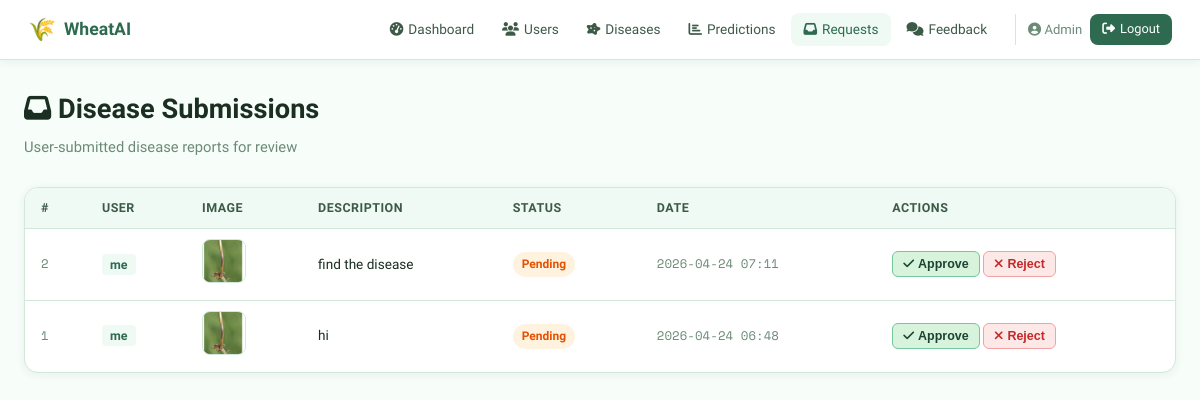
Screenshot of /admin/requests (signed in) with the database file from the repository.
### tables this page shows
CREATE TABLE disease_requests (
        id INTEGER PRIMARY KEY AUTOINCREMENT,
        user_id INTEGER, image_path TEXT, description TEXT,
        status TEXT DEFAULT 'pending',
        created TEXT DEFAULT (datetime('now')),
        FOREIGN KEY(user_id) REFERENCES users(id)
    );

CREATE TABLE users (
        id INTEGER PRIMARY KEY AUTOINCREMENT,
        name TEXT NOT NULL, email TEXT UNIQUE NOT NULL,
        password TEXT NOT NULL, role TEXT DEFAULT 'user',
        created TEXT DEFAULT (datetime('now'))
    );

### app.py (the view)
@app.route("/admin/requests")
@admin_required
def admin_requests():
    conn = get_db()
    reqs = conn.execute("""
        SELECT r.*,u.name as uname FROM disease_requests r
        LEFT JOIN users u ON r.user_id=u.id ORDER BY r.created DESC
    """).fetchall(); conn.close()
    return render_template("admin/requests.html", requests=reqs)

### app.py (called while the page is built)
def get_db():
    conn = sqlite3.connect(DB_PATH)
    conn.row_factory = sqlite3.Row
    return conn

def admin_required(f):
    @wraps(f)
    def decorated(*a, **kw):
        if "user_id" not in session or session.get("role") != "admin":
            flash("Admin access required.", "error"); return redirect(url_for("dashboard"))
        return f(*a, **kw)
    return decorated

### templates/admin/requests.html (shortened to what this page needs)
{% extends "base.html" %}
{% block content %}
<div class="page-header">
  <div><h1><i class="fas fa-inbox"></i> Disease Submissions</h1><p class="page-sub">User-submitted disease reports for review</p></div>
</div>
<div class="section-card">
  {% if requests %}
  <div class="pred-table-wrap">
    <table class="pred-table">
      <thead>
        <tr><th>#</th><th>User</th><th>Image</th><th>Description</th><th>Status</th><th>Date</th><th>Actions</th></tr>
      </thead>
      <tbody>
        {% for r in requests %}
        <tr>
          <td class="id-cell">{{ r.id }}</td>
          <td><span class="user-tag">{{ r.uname or 'Unknown' }}</span></td>
          <td>
            {% if r.image_path %}
            <img src="{{ url_for('static', filename='uploads/'+r.image_path) }}" class="thumb" alt=""/>
            {% else %}—{% endif %}
          </td>
          <td class="truncate">{{ r.description[:80] if r.description else '—' }}{% if r.description and r.description|length>80 %}…{% endif %}</td>
          <td>
            <span class="status-badge status-{{ r.status }}">{{ r.status.title() }}</span>
          </td>
          <td class="date-cell">{{ r.created[:16] }}</td>
          <td>
            {% if r.status == 'pending' %}
            <form method="POST" action="{{ url_for('admin_update_request', rid=r.id, action='approve') }}" style="display:inline">
              <button class="btn-sm btn-approve"><i class="fas fa-check"></i> Approve</button>
            </form>
            <form method="POST" action="{{ url_for('admin_update_request', rid=r.id, action='reject') }}" style="display:inline">
              <button class="btn-sm btn-danger"><i class="fas fa-times"></i> Reject</button>
            </form>
            {% else %}
            <span class="text-muted">Reviewed</span>
            {% endif %}
          </td>
        </tr>
        {% endfor %}
      </tbody>
    </table>
  </div>
  {% else %}
  <div class="empty-state"><div class="empty-icon">📬</div><h3>No submissions yet</h3><p>User disease reports will appear here.</p></div>
  {% endif %}
</div>
{% endblock %}

### static/css/style.css (style rules this page uses)
:root { --green-900: #1b4332; --green-800: #2d6a4f; --green-700: #40916c; --green-600: #52b788; --green-400: #74c69d; --green-100: #d8f3dc; --green-50: #f0faf4; --amber: #f4a261; --amber-dark:#e76f51; --red: #e63946; --blue: #2196f3; --yellow: #ffd166; --bg: #f7fdf9; --surface: #ffffff; --border: #d1e8da; --border-2: #b7d9c6; --text: #1a2e22; --text-2: #3d5a47; --text-3: #6b8a77; --shadow-sm: 0 2px 8px rgba(45,106,79,.08); --shadow-md: 0 4px 20px rgba(45,106,79,.12); --shadow-lg: 0 8px 40px rgba(45,106,79,.18); --radius: 14px; --radius-sm: 8px; --radius-lg: 22px; --font: 'Sora', sans-serif; --mono: 'Space Mono', monospace; }
*, *::before, *::after { box-sizing: border-box; margin: 0; padding: 0; }
html { scroll-behavior: smooth; }
body { font-family: var(--font); background: var(--bg); color: var(--text); line-height: 1.6; }
img { max-width: 100%; }
.page-header { display: flex; align-items: flex-start; justify-content: space-between; flex-wrap: wrap; gap: 14px; margin-bottom: 28px; }
.page-header h1 { font-size: 1.7rem; font-weight: 700; color: var(--text); }
.page-sub { color: var(--text-3); font-size: .92rem; margin-top: 4px; }
.btn-sm { display: inline-flex; align-items: center; gap: 4px; padding: 5px 10px; border-radius: 6px; font-size: .78rem; font-weight: 600; cursor: pointer; border: none; transition: all .15s; }
.btn-danger { background: #fde8e8; color: #c62828; border: 1px solid #f5a0a0; }
.btn-approve { background: var(--green-100); color: var(--green-900); border: 1px solid var(--green-400); }
.section-card { background: var(--surface); border: 1.5px solid var(--border); border-radius: var(--radius); overflow: hidden; box-shadow: var(--shadow-sm); margin-bottom: 28px; }
.pred-table-wrap { overflow-x: auto; }
.pred-table { width: 100%; border-collapse: collapse; font-size: .85rem; }
.pred-table th { background: var(--green-50); color: var(--text-2); font-weight: 600; font-size: .78rem; text-transform: uppercase; letter-spacing: .04em; padding: 10px 16px; text-align: left; border-bottom: 1.5px solid var(--border); }
.pred-table td { padding: 10px 16px; border-bottom: 1px solid var(--border); vertical-align: middle; }
.pred-table tr:last-child td { border-bottom: none; }
.thumb { width: 44px; height: 44px; object-fit: cover; border-radius: 8px; border: 1.5px solid var(--border); }
.id-cell { font-family: var(--mono); font-size: .78rem; color: var(--text-3); }
.date-cell { font-size: .78rem; color: var(--text-3); font-family: var(--mono); }
.truncate { max-width: 240px; white-space: nowrap; overflow: hidden; text-overflow: ellipsis; }
.user-tag { background: var(--green-50); color: var(--green-800); padding: 3px 8px; border-radius: 4px; font-size: .78rem; font-weight: 600; }
.status-badge { display: inline-block; padding: 3px 9px; border-radius: 20px; font-size: .75rem; font-weight: 700; }
.status-pending { background: #fff3e0; color: #e65100; }

### rows the page displays
disease_requests: id "2", name "me", image_path (picture), description "find the disease", status "Pending", created "2026-04-24 07:11"
disease_requests: id "1", name "me", image_path (picture), description "hi", status "Pending", created "2026-04-24 06:48"

### other values shown
{{ session.name }} "Admin"
